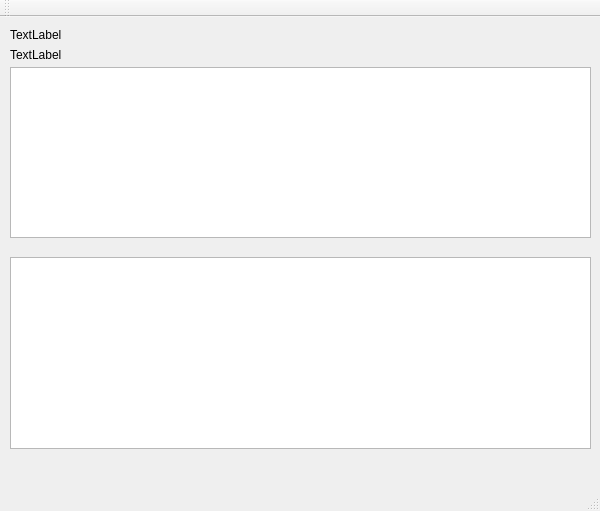
<?xml version="1.0" encoding="UTF-8"?>
<ui version="4.0">
 <class>QTcpServerDemoClass</class>
 <widget class="QMainWindow" name="QTcpServerDemoClass">
  <property name="geometry">
   <rect>
    <x>0</x>
    <y>0</y>
    <width>600</width>
    <height>511</height>
   </rect>
  </property>
  <property name="windowTitle">
   <string>QTcpServerDemo</string>
  </property>
  <widget class="QWidget" name="centralWidget">
   <widget class="QListWidget" name="listMsg">
    <property name="geometry">
     <rect>
      <x>10</x>
      <y>240</y>
      <width>581</width>
      <height>192</height>
     </rect>
    </property>
   </widget>
   <widget class="QLabel" name="labelInfo">
    <property name="geometry">
     <rect>
      <x>10</x>
      <y>30</y>
      <width>571</width>
      <height>16</height>
     </rect>
    </property>
    <property name="text">
     <string>TextLabel</string>
    </property>
   </widget>
   <widget class="QListWidget" name="listClient">
    <property name="geometry">
     <rect>
      <x>10</x>
      <y>50</y>
      <width>581</width>
      <height>171</height>
     </rect>
    </property>
   </widget>
   <widget class="QLabel" name="labelUI">
    <property name="geometry">
     <rect>
      <x>10</x>
      <y>10</y>
      <width>571</width>
      <height>16</height>
     </rect>
    </property>
    <property name="text">
     <string>TextLabel</string>
    </property>
   </widget>
  </widget>
  <widget class="QMenuBar" name="menuBar">
   <property name="geometry">
    <rect>
     <x>0</x>
     <y>0</y>
     <width>600</width>
     <height>23</height>
    </rect>
   </property>
  </widget>
  <widget class="QToolBar" name="mainToolBar">
   <attribute name="toolBarArea">
    <enum>TopToolBarArea</enum>
   </attribute>
   <attribute name="toolBarBreak">
    <bool>false</bool>
   </attribute>
  </widget>
  <widget class="QStatusBar" name="statusBar"/>
 </widget>
 <layoutdefault spacing="6" margin="11"/>
 <resources>
  <include location="QTcpServerDemo.qrc"/>
 </resources>
 <connections/>
</ui>
